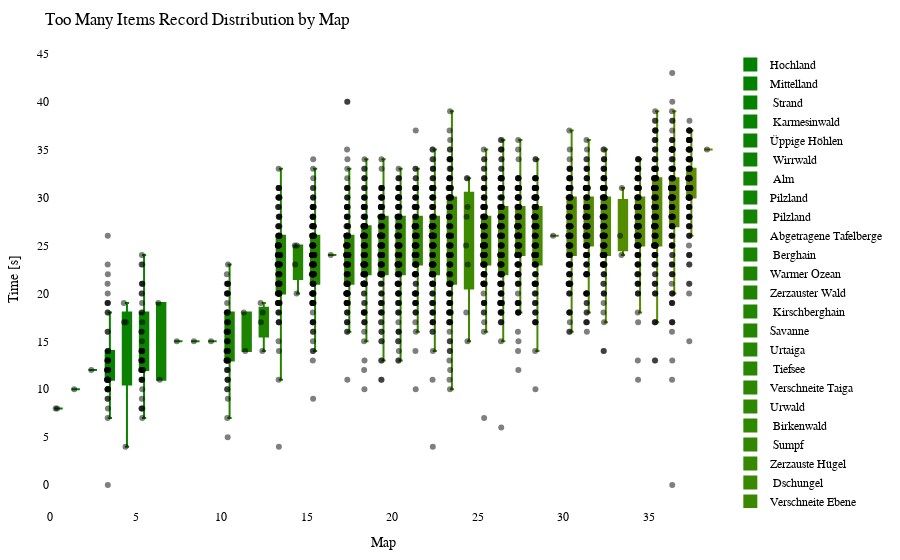

Notebook cell for this chart:
### Code cell
import plotly.graph_objects as go
import plotly.io as pio

df = getRecordsDataframe(minigame="Sammelwahn")

# sort df columns by mean value 
df = df.reindex(df.mean().sort_values().index, axis=1)

# drop sum column
df = df.drop(columns=["Sum"])

# remove "Punkte" from all columns
df.columns = df.columns.str.replace('Punkte', '')

cmap = LinearSegmentedColormap.from_list("green_orange", ["green", "orange"])
colors = [to_hex(cmap(i / (num_columns - 1))) for i in range(num_columns)]

# Calculate the offset for centering the data points
num_columns = len(df.columns)
offset = 0.5

# Create a Swarm plot using Plotly
fig = go.Figure()

for i, (column, color) in enumerate(zip(df.columns, colors)):
    x_values = [i + offset] * len(df[column])  # Adjust x-values with offset for horizontal centering
    fig.add_trace(go.Box(x=x_values,
                         y=df[column],
                         name=column,
                         boxpoints='all',
                         pointpos=-0.5,  # Adjust point position to prevent overlapping
                         marker=dict(color='rgba(0,0,0,0.5)', size=6),  # Adjust marker color and size
                         line=dict(color=color),
                         fillcolor=color,
                         hovertext=df_to_html.index,
                         hoverinfo='name+text+y',
                         showlegend=True))

fig.update_layout(title="Too Many Items Record Distribution by Map",
                  xaxis=dict(title="Map"),
                  yaxis=dict(title="Time [s]"),
                  showlegend=True,
                  font=dict(family="Arial", size=12, color="black"),  # Customize font
                  plot_bgcolor="white",  # Set background color
                  margin=dict(l=50, r=50, t=50, b=50),  # Adjust margins for better layout
                  )

pio.show(fig)

pio.write_html(fig, "out/sammel_swarm_plot.html")

### Figure 1 — Plotly figure (JSON) as saved in the notebook; plotly's stock layout.template omitted (floating-point values rounded to 4 significant figures; data arrays with more than 128 entries replaced by an {"elided": "..."} marker saying what was removed)
{"data": [{"boxpoints": "all", "fillcolor": "#008000", "hoverinfo": "name+text+y", "hovertext": {"elided": "153 str values"}, "line": {"color": "#008000"}, "marker": {"color": "rgba(0,0,0,0.5)", "size": 6}, "name": "Hochland", "pointpos": -0.5, "showlegend": true, "type": "box", "x": {"elided": "151 float values"}, "y": {"elided": "151 int values"}}, {"boxpoints": "all", "fillcolor": "#028000", "hoverinfo": "name+text+y", "hovertext": {"elided": "153 str values"}, "line": {"color": "#028000"}, "marker": {"color": "rgba(0,0,0,0.5)", "size": 6}, "name": "Mittelland", "pointpos": -0.5, "showlegend": true, "type": "box", "x": {"elided": "151 float values"}, "y": {"elided": "151 int values"}}, {"boxpoints": "all", "fillcolor": "#058100", "hoverinfo": "name+text+y", "hovertext": {"elided": "153 str values"}, "line": {"color": "#058100"}, "marker": {"color": "rgba(0,0,0,0.5)", "size": 6}, "name": " Strand", "pointpos": -0.5, "showlegend": true, "type": "box", "x": {"elided": "151 float values"}, "y": {"elided": "151 int values"}}, {"boxpoints": "all", "fillcolor": "#078100", "hoverinfo": "name+text+y", "hovertext": {"elided": "153 str values"}, "line": {"color": "#078100"}, "marker": {"color": "rgba(0,0,0,0.5)", "size": 6}, "name": " Karmesinwald", "pointpos": -0.5, "showlegend": true, "type": "box", "x": {"elided": "151 float values"}, "y": {"elided": "151 int values"}}, {"boxpoints": "all", "fillcolor": "#0a8100", "hoverinfo": "name+text+y", "hovertext": {"elided": "153 str values"}, "line": {"color": "#0a8100"}, "marker": {"color": "rgba(0,0,0,0.5)", "size": 6}, "name": "Üppige Höhlen", "pointpos": -0.5, "showlegend": true, "type": "box", "x": {"elided": "151 float values"}, "y": {"elided": "151 int values"}}, {"boxpoints": "all", "fillcolor": "#0c8200", "hoverinfo": "name+text+y", "hovertext": {"elided": "153 str values"}, "line": {"color": "#0c8200"}, "marker": {"color": "rgba(0,0,0,0.5)", "size": 6}, "name": " Wirrwald", "pointpos": -0.5, "showlegend": true, "type": "box", "x": {"elided": "151 float values"}, "y": {"elided": "151 int values"}}, {"boxpoints": "all", "fillcolor": "#0f8200", "hoverinfo": "name+text+y", "hovertext": {"elided": "153 str values"}, "line": {"color": "#0f8200"}, "marker": {"color": "rgba(0,0,0,0.5)", "size": 6}, "name": " Alm", "pointpos": -0.5, "showlegend": true, "type": "box", "x": {"elided": "151 float values"}, "y": {"elided": "151 int values"}}, {"boxpoints": "all", "fillcolor": "#118200", "hoverinfo": "name+text+y", "hovertext": {"elided": "153 str values"}, "line": {"color": "#118200"}, "marker": {"color": "rgba(0,0,0,0.5)", "size": 6}, "name": "Pilzland", "pointpos": -0.5, "showlegend": true, "type": "box", "x": {"elided": "151 float values"}, "y": {"elided": "151 int values"}}, {"boxpoints": "all", "fillcolor": "#148300", "hoverinfo": "name+text+y", "hovertext": {"elided": "153 str values"}, "line": {"color": "#148300"}, "marker": {"color": "rgba(0,0,0,0.5)", "size": 6}, "name": " Pilzland", "pointpos": -0.5, "showlegend": true, "type": "box", "x": {"elided": "151 float values"}, "y": {"elided": "151 int values"}}, {"boxpoints": "all", "fillcolor": "#178300", "hoverinfo": "name+text+y", "hovertext": {"elided": "153 str values"}, "line": {"color": "#178300"}, "marker": {"color": "rgba(0,0,0,0.5)", "size": 6}, "name": "Abgetragene Tafelberge", "pointpos": -0.5, "showlegend": true, "type": "box", "x": {"elided": "151 float values"}, "y": {"elided": "151 int values"}}, {"boxpoints": "all", "fillcolor": "#198400", "hoverinfo": "name+text+y", "hovertext": {"elided": "153 str values"}, "line": {"color": "#198400"}, "marker": {"color": "rgba(0,0,0,0.5)", "size": 6}, "name": " Berghain", "pointpos": -0.5, "showlegend": true, "type": "box", "x": {"elided": "151 float values"}, "y": {"elided": "151 int values"}}, {"boxpoints": "all", "fillcolor": "#1c8400", "hoverinfo": "name+text+y", "hovertext": {"elided": "153 str values"}, "line": {"color": "#1c8400"}, "marker": {"color": "rgba(0,0,0,0.5)", "size": 6}, "name": "Warmer Ozean", "pointpos": -0.5, "showlegend": true, "type": "box", "x": {"elided": "151 float values"}, "y": {"elided": "151 int values"}}, {"boxpoints": "all", "fillcolor": "#1e8400", "hoverinfo": "name+text+y", "hovertext": {"elided": "153 str values"}, "line": {"color": "#1e8400"}, "marker": {"color": "rgba(0,0,0,0.5)", "size": 6}, "name": "Zerzauster Wald", "pointpos": -0.5, "showlegend": true, "type": "box", "x": {"elided": "151 float values"}, "y": {"elided": "151 int values"}}, {"boxpoints": "all", "fillcolor": "#218500", "hoverinfo": "name+text+y", "hovertext": {"elided": "153 str values"}, "line": {"color": "#218500"}, "marker": {"color": "rgba(0,0,0,0.5)", "size": 6}, "name": " Kirschberghain", "pointpos": -0.5, "showlegend": true, "type": "box", "x": {"elided": "151 float values"}, "y": {"elided": "151 int values"}}, {"boxpoints": "all", "fillcolor": "#238500", "hoverinfo": "name+text+y", "hovertext": {"elided": "153 str values"}, "line": {"color": "#238500"}, "marker": {"color": "rgba(0,0,0,0.5)", "size": 6}, "name": "Savanne", "pointpos": -0.5, "showlegend": true, "type": "box", "x": {"elided": "151 float values"}, "y": {"elided": "151 int values"}}, {"boxpoints": "all", "fillcolor": "#268600", "hoverinfo": "name+text+y", "hovertext": {"elided": "153 str values"}, "line": {"color": "#268600"}, "marker": {"color": "rgba(0,0,0,0.5)", "size": 6}, "name": "Urtaiga", "pointpos": -0.5, "showlegend": true, "type": "box", "x": {"elided": "151 float values"}, "y": {"elided": "151 int values"}}, {"boxpoints": "all", "fillcolor": "#288600", "hoverinfo": "name+text+y", "hovertext": {"elided": "153 str values"}, "line": {"color": "#288600"}, "marker": {"color": "rgba(0,0,0,0.5)", "size": 6}, "name": " Tiefsee", "pointpos": -0.5, "showlegend": true, "type": "box", "x": {"elided": "151 float values"}, "y": {"elided": "151 int values"}}, {"boxpoints": "all", "fillcolor": "#2b8600", "hoverinfo": "name+text+y", "hovertext": {"elided": "153 str values"}, "line": {"color": "#2b8600"}, "marker": {"color": "rgba(0,0,0,0.5)", "size": 6}, "name": "Verschneite Taiga", "pointpos": -0.5, "showlegend": true, "type": "box", "x": {"elided": "151 float values"}, "y": {"elided": "151 int values"}}, {"boxpoints": "all", "fillcolor": "#2e8700", "hoverinfo": "name+text+y", "hovertext": {"elided": "153 str values"}, "line": {"color": "#2e8700"}, "marker": {"color": "rgba(0,0,0,0.5)", "size": 6}, "name": "Urwald", "pointpos": -0.5, "showlegend": true, "type": "box", "x": {"elided": "151 float values"}, "y": {"elided": "151 int values"}}, {"boxpoints": "all", "fillcolor": "#308700", "hoverinfo": "name+text+y", "hovertext": {"elided": "153 str values"}, "line": {"color": "#308700"}, "marker": {"color": "rgba(0,0,0,0.5)", "size": 6}, "name": " Birkenwald", "pointpos": -0.5, "showlegend": true, "type": "box", "x": {"elided": "151 float values"}, "y": {"elided": "151 int values"}}, {"boxpoints": "all", "fillcolor": "#338700", "hoverinfo": "name+text+y", "hovertext": {"elided": "153 str values"}, "line": {"color": "#338700"}, "marker": {"color": "rgba(0,0,0,0.5)", "size": 6}, "name": " Sumpf", "pointpos": -0.5, "showlegend": true, "type": "box", "x": {"elided": "151 float values"}, "y": {"elided": "151 int values"}}, {"boxpoints": "all", "fillcolor": "#358800", "hoverinfo": "name+text+y", "hovertext": {"elided": "153 str values"}, "line": {"color": "#358800"}, "marker": {"color": "rgba(0,0,0,0.5)", "size": 6}, "name": "Zerzauste Hügel", "pointpos": -0.5, "showlegend": true, "type": "box", "x": {"elided": "151 float values"}, "y": {"elided": "151 int values"}}, {"boxpoints": "all", "fillcolor": "#388800", "hoverinfo": "name+text+y", "hovertext": {"elided": "153 str values"}, "line": {"color": "#388800"}, "marker": {"color": "rgba(0,0,0,0.5)", "size": 6}, "name": " Dschungel", "pointpos": -0.5, "showlegend": true, "type": "box", "x": {"elided": "151 float values"}, "y": {"elided": "151 int values"}}, {"boxpoints": "all", "fillcolor": "#3a8800", "hoverinfo": "name+text+y", "hovertext": {"elided": "153 str values"}, "line": {"color": "#3a8800"}, "marker": {"color": "rgba(0,0,0,0.5)", "size": 6}, "name": "Verschneite Ebene", "pointpos": -0.5, "showlegend": true, "type": "box", "x": {"elided": "151 float values"}, "y": {"elided": "151 int values"}}, {"boxpoints": "all", "fillcolor": "#3d8900", "hoverinfo": "name+text+y", "hovertext": {"elided": "153 str values"}, "line": {"color": "#3d8900"}, "marker": {"color": "rgba(0,0,0,0.5)", "size": 6}, "name": "Blumenwald", "pointpos": -0.5, "showlegend": true, "type": "box", "x": {"elided": "151 float values"}, "y": {"elided": "151 int values"}}, {"boxpoints": "all", "fillcolor": "#408900", "hoverinfo": "name+text+y", "hovertext": {"elided": "153 str values"}, "line": {"color": "#408900"}, "marker": {"color": "rgba(0,0,0,0.5)", "size": 6}, "name": " Bambusdschungel", "pointpos": -0.5, "showlegend": true, "type": "box", "x": {"elided": "151 float values"}, "y": {"elided": "151 int values"}}, {"boxpoints": "all", "fillcolor": "#428a00", "hoverinfo": "name+text+y", "hovertext": {"elided": "153 str values"}, "line": {"color": "#428a00"}, "marker": {"color": "rgba(0,0,0,0.5)", "size": 6}, "name": " Taiga", "pointpos": -0.5, "showlegend": true, "type": "box", "x": {"elided": "151 float values"}, "y": {"elided": "151 int values"}}, {"boxpoints": "all", "fillcolor": "#458a00", "hoverinfo": "name+text+y", "hovertext": {"elided": "153 str values"}, "line": {"color": "#458a00"}, "marker": {"color": "rgba(0,0,0,0.5)", "size": 6}, "name": " Wald", "pointpos": -0.5, "showlegend": true, "type": "box", "x": {"elided": "151 float values"}, "y": {"elided": "151 int values"}}, {"boxpoints": "all", "fillcolor": "#478a00", "hoverinfo": "name+text+y", "hovertext": {"elided": "153 str values"}, "line": {"color": "#478a00"}, "marker": {"color": "rgba(0,0,0,0.5)", "size": 6}, "name": "Zerzauste Savanne", "pointpos": -0.5, "showlegend": true, "type": "box", "x": {"elided": "151 float values"}, "y": {"elided": "151 int values"}}, {"boxpoints": "all", "fillcolor": "#4a8b00", "hoverinfo": "name+text+y", "hovertext": {"elided": "153 str values"}, "line": {"color": "#4a8b00"}, "marker": {"color": "rgba(0,0,0,0.5)", "size": 6}, "name": "Savannenhochebene", "pointpos": -0.5, "showlegend": true, "type": "box", "x": {"elided": "151 float values"}, "y": {"elided": "151 int values"}}, {"boxpoints": "all", "fillcolor": "#4c8b00", "hoverinfo": "name+text+y", "hovertext": {"elided": "153 str values"}, "line": {"color": "#4c8b00"}, "marker": {"color": "rgba(0,0,0,0.5)", "size": 6}, "name": " Savannenhochebene", "pointpos": -0.5, "showlegend": true, "type": "box", "x": {"elided": "151 float values"}, "y": {"elided": "151 int values"}}, {"boxpoints": "all", "fillcolor": "#4f8b00", "hoverinfo": "name+text+y", "hovertext": {"elided": "153 str values"}, "line": {"color": "#4f8b00"}, "marker": {"color": "rgba(0,0,0,0.5)", "size": 6}, "name": "Dichter Wald", "pointpos": -0.5, "showlegend": true, "type": "box", "x": {"elided": "151 float values"}, "y": {"elided": "151 int values"}}, {"boxpoints": "all", "fillcolor": "#518c00", "hoverinfo": "name+text+y", "hovertext": {"elided": "153 str values"}, "line": {"color": "#518c00"}, "marker": {"color": "rgba(0,0,0,0.5)", "size": 6}, "name": "Lichter Dschungel", "pointpos": -0.5, "showlegend": true, "type": "box", "x": {"elided": "151 float values"}, "y": {"elided": "151 int values"}}, {"boxpoints": "all", "fillcolor": "#548c00", "hoverinfo": "name+text+y", "hovertext": {"elided": "153 str values"}, "line": {"color": "#548c00"}, "marker": {"color": "rgba(0,0,0,0.5)", "size": 6}, "name": " Sonnenblumenebene", "pointpos": -0.5, "showlegend": true, "type": "box", "x": {"elided": "151 float values"}, "y": {"elided": "151 int values"}}, {"boxpoints": "all", "fillcolor": "#578d00", "hoverinfo": "name+text+y", "hovertext": {"elided": "153 str values"}, "line": {"color": "#578d00"}, "marker": {"color": "rgba(0,0,0,0.5)", "size": 6}, "name": "Sonnenblumenebene", "pointpos": -0.5, "showlegend": true, "type": "box", "x": {"elided": "151 float values"}, "y": {"elided": "151 int values"}}, {"boxpoints": "all", "fillcolor": "#598d00", "hoverinfo": "name+text+y", "hovertext": {"elided": "153 str values"}, "line": {"color": "#598d00"}, "marker": {"color": "rgba(0,0,0,0.5)", "size": 6}, "name": " Ebene", "pointpos": -0.5, "showlegend": true, "type": "box", "x": {"elided": "151 float values"}, "y": {"elided": "151 int values"}}, {"boxpoints": "all", "fillcolor": "#5c8d00", "hoverinfo": "name+text+y", "hovertext": {"elided": "153 str values"}, "line": {"color": "#5c8d00"}, "marker": {"color": "rgba(0,0,0,0.5)", "size": 6}, "name": " Savanne", "pointpos": -0.5, "showlegend": true, "type": "box", "x": {"elided": "151 float values"}, "y": {"elided": "151 int values"}}, {"boxpoints": "all", "fillcolor": "#5e8e00", "hoverinfo": "name+text+y", "hovertext": {"elided": "153 str values"}, "line": {"color": "#5e8e00"}, "marker": {"color": "rgba(0,0,0,0.5)", "size": 6}, "name": " Blumenwald", "pointpos": -0.5, "showlegend": true, "type": "box", "x": {"elided": "151 float values"}, "y": {"elided": "151 int values"}}, {"boxpoints": "all", "fillcolor": "#618e00", "hoverinfo": "name+text+y", "hovertext": {"elided": "153 str values"}, "line": {"color": "#618e00"}, "marker": {"color": "rgba(0,0,0,0.5)", "size": 6}, "name": " Tropfsteinhöhlen", "pointpos": -0.5, "showlegend": true, "type": "box", "x": {"elided": "151 float values"}, "y": {"elided": "151 int values"}}], "layout": {"font": {"color": "black", "family": "Arial", "size": 12}, "margin": {"b": 50, "l": 50, "r": 50, "t": 50}, "plot_bgcolor": "white", "showlegend": true, "title": {"text": "Too Many Items Record Distribution by Map"}, "xaxis": {"title": {"text": "Map"}}, "yaxis": {"title": {"text": "Time [s]"}}}}
